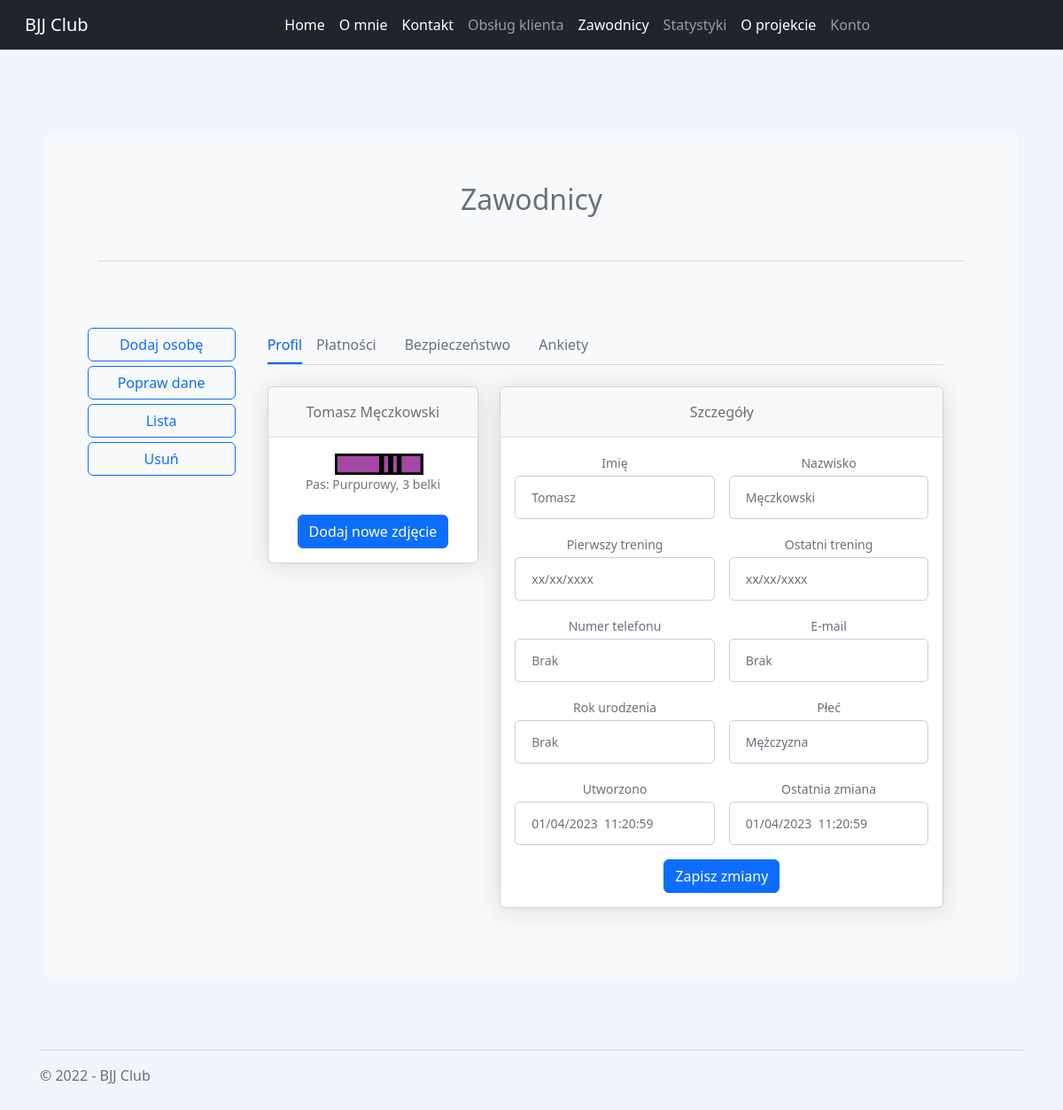
Screenshot of /zawodnicy/profil/1 with the database file from the repository.
### players/models.py (models this page shows, shortened)
class Player(models.Model):
    class Belts(models.TextChoices):
        WHITE = "Biały", "Biały"
        BLUE = "Niebieski", "Niebieski"
        PURPLE = "Purpurowy", "Purpurowy"
        BROWN = "Brązowy", "Brązowy"
        BLACK = "Czarny", "Czarny"
    class Stripes(models.TextChoices):
        ZERO = "0", "0"
        ONE = "1", "1"
        TWO = "2", "2"
        THREE = "3", "3"
        FOUR = "4", "4"
    class Gender(models.TextChoices):
        Male = "Mężczyzna", "Mężczyzna"
        Female = "Kobieta", "Kobieta"
    first_name = models.CharField(max_length=100)
    last_name = models.CharField(max_length=100)
    belt = models.CharField(max_length=30, choices=Belts.choices, default=Belts.WHITE)
    stripe = models.CharField(max_length=1, choices=Stripes.choices, default=Stripes.ZERO)
    gender = models.CharField(max_length=10, choices=Gender.choices, default=Gender.Male, blank=True)
    birth_date = models.DateField(blank=True, null=True)
    first_training = models.DateField(blank=True, null=True)
    last_training = models.DateField(blank=True, null=True)
    created = models.DateTimeField(auto_now_add=True)
    modified = models.DateTimeField(auto_now=True)
    email = models.EmailField(null=True, blank=True)
    active = models.BooleanField(default=False)
    class Meta:
        ordering = ['id']

### players/views.py (the view)
# urls.py: path("profil/<int:player_id>", player_profile, name="player_profile"),
def player_profile(request, player_id):
    player = Player.objects.get(pk=player_id)
    context = {"player": player}
    return render(request, "player_profile.html", context)

### players/templatetags/extras.py (called while the page is built)
@register.simple_tag
def belt_png(belt, stripe):
    belts = {"Biały": 1,
             "Niebieski": 2,
             "Purpurowy": 3,
             "Brązowy": 4,
             "Czarny": 5}
    belt_index = belts[belt]
    result = f"/static/images/belts/{belt_index}.{stripe}.{belt}.png"
    return result

@register.simple_tag
def email_display(user_id):
    player = Player.objects.get(pk=user_id)
    email = player.email
    if email:
        return email
    else:
        return "Brak"

### players/templates/player_profile.html (shortened to what this page needs)
{% extends "inner_layout.html" %}
{% block body %}
{% load extras %}
<link rel="stylesheet" type="text/css" href="/static/css/player_profile.css" />
<div class="container-xl px-4 mt-4">
    <nav class="nav nav-borders">
        <a class="nav-link active ms-0" href="{% url 'players:player_profile' player.id %}">Profil</a>
        <a class="nav-link" href="{% url 'players:player_profile_biling' player.id %}">Płatności</a>
        <a class="nav-link" href="https://www.bootdey.com/snippets/view/bs5-profile-security-page">Bezpieczeństwo</a>
        <a class="nav-link" href="#"  target="__blank">Ankiety</a>
    </nav>
    <hr class="mt-0 mb-4">
    <div class="row">
        <div class="col-xl-4">
            <div class="card mb-4 mb-xl-0">
                <div class="card-header">{{player.first_name}} {{player.last_name}}</div>
                <div class="card-body text-center">
                    <img src= {% belt_png player.belt player.stripe %} alt=" " style="width: 100px; margin-left: 10px;"/>
                    <div class="small font-italic text-muted mb-4">Pas: {{player.belt}}, {{player.stripe}} belki</div>
                    <button class="btn btn-primary" type="button">Dodaj nowe zdjęcie</button>
                </div>
            </div>
        </div>
        <div class="col-xl-8">
            <div class="card mb-4">
                <div class="card-header">Szczegóły</div>
                <div class="card-body">
                    <form>
                        <div class="row gx-3 mb-3">
                            <div class="col-md-6">
                                <label class="small mb-1" for="inputFirstName">Imię</label>
                                <input class="form-control" id="inputFirstName" type="text" placeholder="Enter your first name" value="{{player.first_name}}">
                            </div>
                            <div class="col-md-6">
                                <label class="small mb-1" for="inputLastName">Nazwisko</label>
                                <input class="form-control" id="inputLastName" type="text" placeholder="Enter your last name" value="{{player.last_name}}">
                            </div>
                        </div>
                        <div class="row gx-3 mb-3">
                            <div class="col-md-6">
                                <label class="small mb-1" for="inputFirstVisit">Pierwszy trening</label>
                                <input class="form-control" id="inputFirstVisit" type="text" placeholder="Enter your first training" value="xx/xx/xxxx">
                            </div>
                            <div class="col-md-6">
                                <label class="small mb-1" for="inputLastVisit">Ostatni trening</label>
                                <input class="form-control" id="inputLastVisit" type="text" placeholder="Enter your last training" value="xx/xx/xxxx">
                            </div>
                        </div>
                        <div class="row gx-3 mb-3">
                            <div class="col-md-6">
                                <label class="small mb-1" for="inputPhone">Numer telefonu</label>
                                <input class="form-control" id="inputPhone" type="tel" placeholder="Brak" value="">
                            </div>
                            <div class="col-md-6">
                                <label class="small mb-1" for="inputEmail">E-mail</label>
                                <input class="form-control" id="inputEmail" type="text" name="birthday" placeholder="Brak" value="{% email_display player.id %}">
                            </div>
                        </div>
                        <div class="row gx-3 mb-3">
                            <div class="col-md-6">
                                <label class="small mb-1" for="inputBirthday">Rok urodzenia</label>
                                <input class="form-control" id="inputBirthday" type="tel" placeholder="Brak" value="{{player.birth_date | date:'d/m/Y'}}">
                            </div>
                            <div class="col-md-6">
                                <label class="small mb-1" for="inputGender">Płeć</label>
                                <input class="form-control" id="inputGender" type="text" name="birthday" placeholder="Enter your birthday" value="{{player.gender}}">
                            </div>
                        </div>
                        <div class="row gx-3 mb-3">
                            <div class="col-md-6">
                                <label class="small mb-1" for="inputCreated">Utworzono</label>
                                <input class="form-control" id="inputCreated" type="text" placeholder=""
                                       value="{{player.created | date:'m/d/Y  G:i:s'}}">
                            </div>
                            <div class="col-md-6">
                                <label class="small mb-1" for="inputLastChange">Ostatnia zmiana</label>
                                <input class="form-control" id="inputLastChange" type="text" placeholder=""
                                       value="{{player.modified | date:'m/d/Y  G:i:s'}}">
                            </div>
                        </div>
                        <button class="btn btn-primary" type="button">Zapisz zmiany</button>
                    </form>
                </div>
            </div>
        </div>
    </div>
</div>
{% endblock %}

### main/static/css/site.css (style rules this page uses)
body { padding-top: 50px; padding-bottom: 20px; }
input, select, textarea { max-width: 280px; }

### main/static/css/player_profile.css (style rules this page uses)
body { margin-top:20px; background-color:#f2f6fc; color:#69707a; }
.card { box-shadow: 0 0.15rem 1.75rem 0 rgb(33 40 50 / 15%); }
.card .card-header { font-weight: 500; }
.card-header:first-child { border-radius: 0.35rem 0.35rem 0 0; }
.card-header { padding: 1rem 1.35rem; margin-bottom: 0; background-color: rgba(33, 40, 50, 0.03); border-bottom: 1px solid rgba(33, 40, 50, 0.125); }
.form-control, .dataTable-input { display: block; width: 100%; padding: 0.875rem 1.125rem; font-size: 0.875rem; font-weight: 400; line-height: 1; color: #69707a; background-color: #fff; background-clip: padding-box; border: 1px solid #c5ccd6; -webkit-appearance: none; -moz-appearance: none; appearance: none; border-radius: 0.35rem; transition: border-color 0.15s ease-in-out, box-shadow 0.15s ease-in-out; }
.nav-borders .nav-link.active { color: #0061f2; border-bottom-color: #0061f2; }
.nav-borders .nav-link { color: #69707a; border-bottom-width: 0.125rem; border-bottom-style: solid; border-bottom-color: transparent; padding-top: 0.5rem; padding-bottom: 0.5rem; padding-left: 0; padding-right: 0; margin-left: 1rem; margin-right: 1rem; }

### rows the page displays
Player: first_name "Tomasz", last_name "Męczkowski", belt+stripe (picture), belt "Purpurowy", stripe "3", birthday "Brak", birthday "Mężczyzna", created "01/04/2023 11:20:59", modified "01/04/2023 11:20:59"
